Frame 1 (no input): blank canvas, image omitted
Frame 60 (no input): blank canvas, image omitted
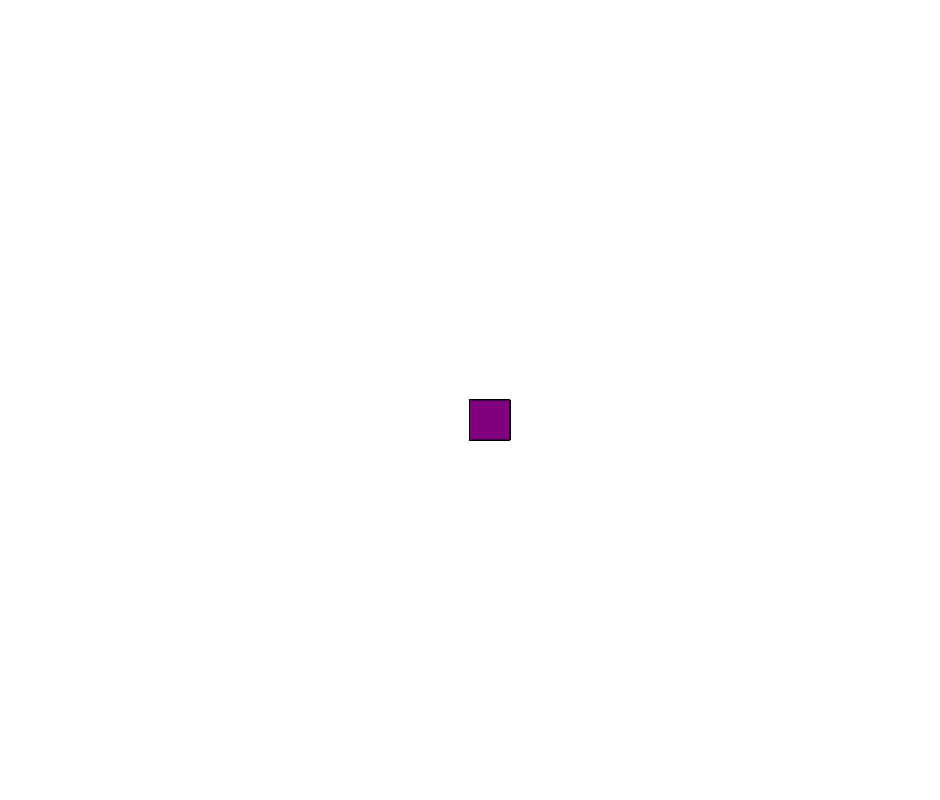
Frame 120 (the mouse pressed at the canvas centre since frame 60)

The p5.js sketch whose frames 1 and 60 were blank and that drew this single picture after the mouse press (run headless with seeded random() and noise() and a simulated clock; from frame 60 on, the mouse is pressed at the canvas centre):

// p5.js sketch
// ── sketch.js
function setup() {
    createCanvas(940, 800); 
    background('white');
  }
  
  function draw() {
    
    
    stroke ('black');
    fill ('purple')
    
    //console.log (mouseIsPressed);
    
    if (mouseIsPressed) {
      
      rect (mouseX, mouseY, 40, 40);}
    }
    
